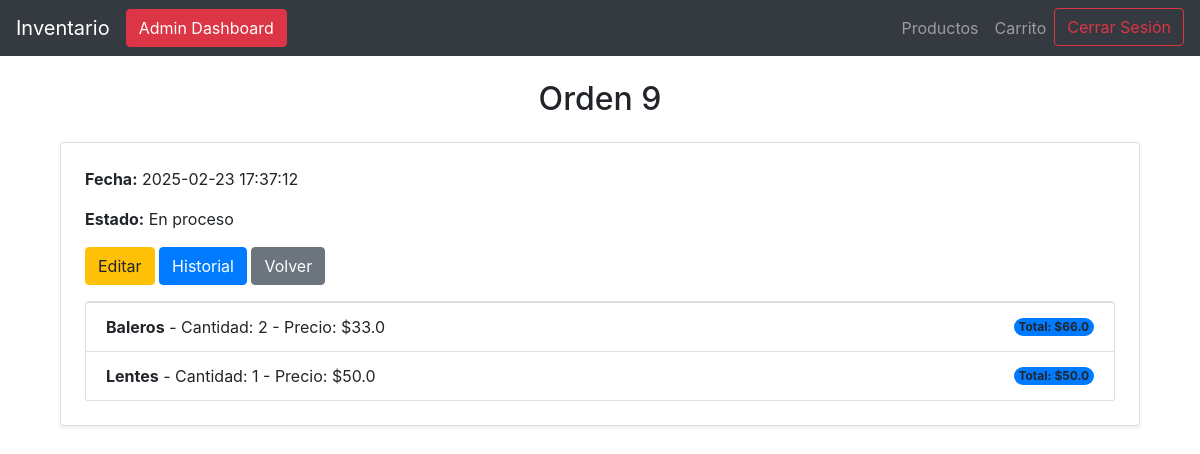
The app's page /orden/9 (signed in), older data.
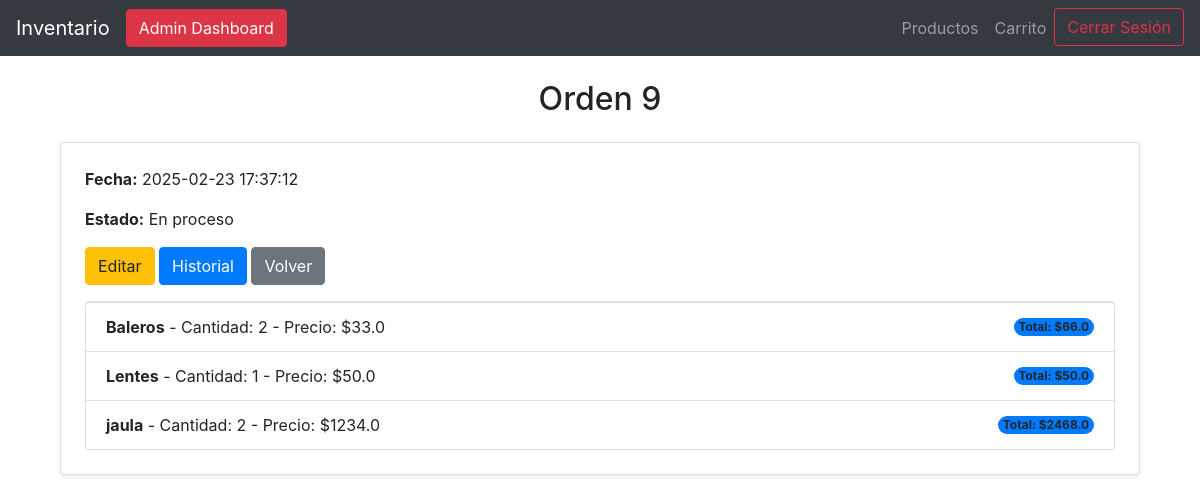
The same page, newer data.
### tables this page shows
CREATE TABLE detalles_orden (
               detalle_id INTEGER PRIMARY KEY AUTOINCREMENT,
               orden_id INTEGER NOT NULL,
               producto_id INTEGER NOT NULL,
               cantidad INTEGER NOT NULL,
               precio_unitario REAL NOT NULL,
               FOREIGN KEY (orden_id) REFERENCES ordenes(orden_id),
               FOREIGN KEY (producto_id) REFERENCES productos(id)
           );

CREATE TABLE productos (
            id INTEGER PRIMARY KEY AUTOINCREMENT,
            nombre TEXT UNIQUE NOT NULL,
            descripcion TEXT,
            cantidad INTEGER NOT NULL CHECK (cantidad >= 0),
            precio REAL NOT NULL CHECK (precio >= 0)
        );

### app.py (the view)
@app.route('/orden/<int:orden_id>')
@login_required
def mostrar_orden(orden_id):
    conn, cursor = connect_db()
    try:
        cursor.execute("""
            SELECT o.orden_id, o.fecha, o.estado, p.nombre, do.cantidad, do.precio_unitario
            FROM ordenes o
            JOIN detalles_orden do ON o.orden_id = do.orden_id
            JOIN productos p ON do.producto_id = p.id
            WHERE o.orden_id = ?
        """, (orden_id,))
        detalles = cursor.fetchall()
        if not detalles:
            return "La orden no existe o no tiene productos."
        return render_template('orden.html', detalles=detalles)
    except Exception as e:
        print(f"Error al obtener los detalles de la orden {orden_id}: {e}")
        return "Ocurrió un error al cargar la orden."
    finally:
        conn.close()

### app.py (called while the page is built)
@login_manager.user_loader
def load_user(user_id):
    conn, cursor = connect_db()
    try:
        cursor.execute("SELECT usuario_id, nombre, email, rol FROM usuarios WHERE usuario_id = ?", (user_id,))
        usuario = cursor.fetchone()
        return Usuario(id=usuario[0], nombre=usuario[1], email=usuario[2], rol=usuario[3]) if usuario else None
    except Exception as e:
        print(f"Error al cargar el usuario {user_id}: {e}")
        return None
    finally:
        conn.close()

### database.py (called while the page is built)
def connect_db():
    conn = sqlite3.connect(DB_NAME)
    cursor = conn.cursor()
    return conn, cursor

### templates/orden.html
{% extends 'base.html' %}
{% block content %}
<div class="container mt-4">
    <h2 class="mb-4 text-center">Orden {{ detalles[0][0] }}</h2>
    <div class="card shadow-sm p-4">
        <p><strong>Fecha:</strong> {{ detalles[0][1] }}</p>
        <p><strong>Estado:</strong> {{ detalles[0][2] }}</p>
        <div class="mb-3">
            {% if current_user.is_authenticated and current_user.rol == 'admin' %}
            <a href="{{ url_for('editar_detalles_orden', orden_id=detalles[0][0]) }}" class="btn btn-warning">Editar</a>
            <a href="{{ url_for('historial_orden', orden_id=detalles[0][0]) }}" class="btn btn-primary">Historial</a>
            <a href="/ordenes" class="btn btn-secondary">Volver</a>
            {% endif %}
        </div>
        <ul class="list-group">
            {% for detalle in detalles %}
                <li class="list-group-item d-flex justify-content-between align-items-center">
                    <span><strong>{{ detalle[3] }}</strong> - Cantidad: {{ detalle[4] }} - Precio: ${{ detalle[5] }}</span>
                    <span class="badge bg-primary rounded-pill">Total: ${{ detalle[4] * detalle[5] }}</span>
                </li>
            {% endfor %}
        </ul>
    </div>
</div>
{% endblock %}

Row changes from the older to the newer data that the page shows:
added detalles_orden: nombre "jaula", cantidad "2", precio_unitario "1234.0", detalle[4]*detalle[5] "2468.0"
